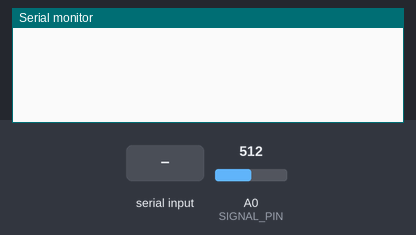
Recording of a sketch running on a simulated Arduino Uno, built with avr-gcc and run on an emulated ATmega328P. On the bench: the last lines printed to the serial monitor. The inputs (shaded band) are chosen by the test bench; at power-on: A0 (SIGNAL_PIN) = 512.

Above: at 1.2 s.
1.3 s: "READ\n" received over Serial
At 2.3 s:
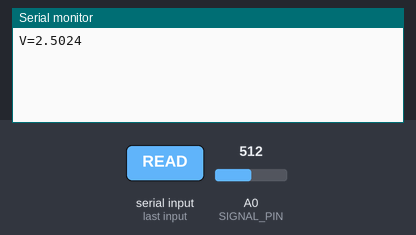
2.8 s: "ID\n" received over Serial
At 3.1 s:
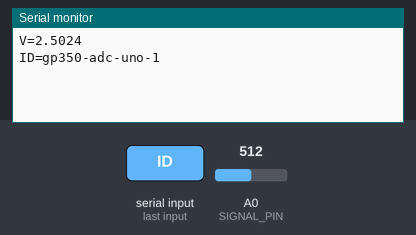
4.3 s: "1\n" received over Serial
At 5.4 s:
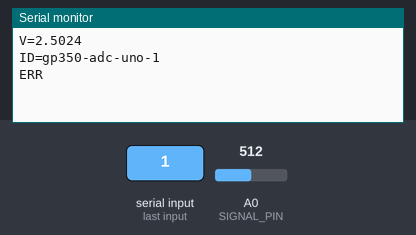

The sketch:

gp350_adc.ino
```cpp
// GP350 analog reader for vacuum-instrument-monitor.
// Protocol: host sends "READ\n", board answers "V=<volts>\n".
// A0 sits in the middle of the external divider (67k / 21.55k).

const int SIGNAL_PIN = A0;
const int SAMPLES = 64;      // averaging suppresses noise, ~+2 effective bits
const float VREF = 5.0;      // Uno ADC reference
const float ADC_MAX = 1023.0;

void setup() {
  Serial.begin(9600);
  analogReference(DEFAULT);
}

void loop() {
  if (!Serial.available()) {
    return;
  }

  String command = Serial.readStringUntil('\n');
  command.trim();

  if (command == "READ") {
    long total = 0;
    for (int i = 0; i < SAMPLES; i++) {
      total += analogRead(SIGNAL_PIN);
      delay(1);
    }
    float counts = (float)total / SAMPLES;
    float volts = counts * VREF / ADC_MAX;
    Serial.print("V=");
    Serial.println(volts, 4);
  } else if (command == "ID") {
    Serial.println("ID=gp350-adc-uno-1");
  } else {
    Serial.println("ERR");
  }
}
```

Measured:
- after the input at 1.3 s, the serial monitor: prints a new line after 0.08 s (image 1)
- after the input at 2.8 s, the serial monitor: prints a new line at once (image 2)
- after the input at 4.3 s, the serial monitor: prints a new line at once (image 3)
